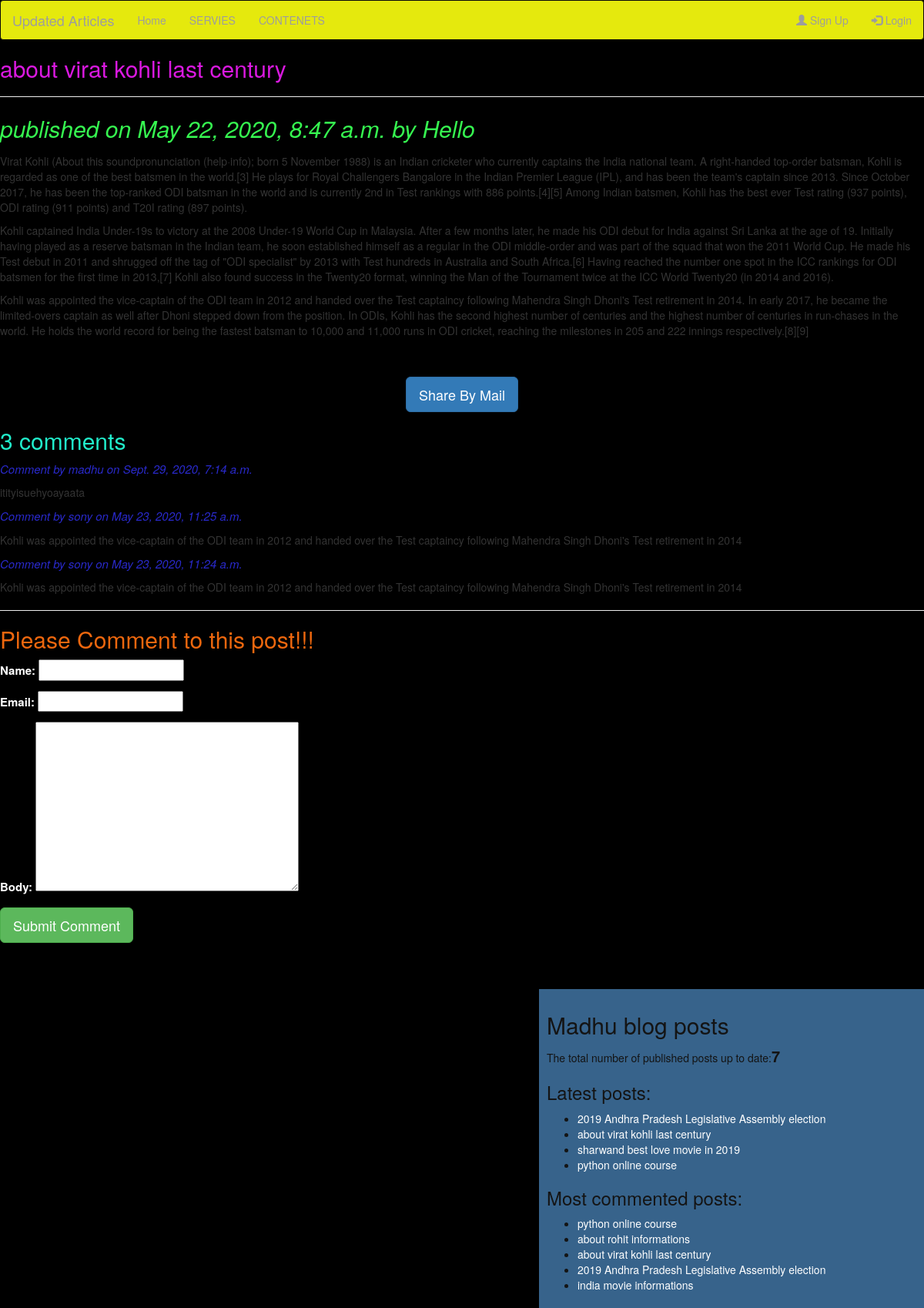
Page /2020/05/22/about-virat-kohli-last-century/ on the committed database.
### blog/models.py (models this page shows, shortened)
class Post(models.Model):
    STATUS_CHOICES=(('draft','Draft'),('published','Published'))
    title=models.CharField(max_length=256)
    slug=models.SlugField(max_length=264,unique_for_date='publish')
    author=models.ForeignKey(User, related_name='blog_posts', on_delete=models.CASCADE)
    body=models.TextField()
    publish=models.DateTimeField(default=timezone.now)
    created=models.DateTimeField(auto_now_add=True)
    updated=models.DateTimeField(auto_now=True)
    status=models.CharField(max_length=10,choices=STATUS_CHOICES,default='draft')
    objects=CustomManager()
    tags=TaggableManager()
    class Meta:
        ordering=('-publish',)
    def get_absolute_url(self):
            return reverse('post_detail', args = [self.publish.year , self.publish.strftime('%m'), self.publish.strftime('%d'),self.slug])

class Comments(models.Model):
    post=models.ForeignKey(Post,related_name='comments',on_delete=models.CASCADE)
    name=models.CharField(max_length=32)
    email=models.EmailField()
    body=models.TextField()
    created=models.DateTimeField(auto_now_add=True)
    updated=models.DateTimeField(auto_now=True)
    active=models.BooleanField(default=True)
    class Meta:
        ordering=('-created',)

### blog/views.py (the view)
# urls.py: re_path(r'(?P<year>[0-9]{4})/(?P<month>[0-9]{2})/(?P<day>[0-9]{2})/(?P<post>[\w-]+)/$', views.post_detail,name='post_detail'),
def post_detail(request,year,month,day,post):
    post=get_object_or_404(Post,slug=post,
                                status='published',
                                publish__year=year,
                                publish__month=month,
                                publish__day=day)
    comments=post.comments.filter(active=True)
    csubmit=False
    if request.method == 'POST':
        form=CommentForm(request.POST)
        if form.is_valid():
            new_comment=form.save(commit=False)
            new_comment.post=post
            new_comment.save()
            csubmit=True
    else:
        form=CommentForm()
    return render(request,'test/post_detail.html',{'post':post,'form':form,'csubmit':csubmit,'comments':comments})

### blog/forms.py
class CommentForm(forms.ModelForm):
    class Meta:
        model=Comments
        fields=('name','email','body')

### blog/models.py (called while the page is built)
    def get_queryset(self):
        return super().get_queryset().filter(status="published")

### blog/templatetags/blog_tags.py (called while the page is built)
@register.simple_tag(name='my_tag')
def total_count():
    return Post.objects.count()

@register.inclusion_tag('test/latest_posts123.html')
def show_latest_posts(count=3):
    latest_posts=Post.objects.order_by('-publish')[:count]
    return {'latest_posts':latest_posts}

@register.simple_tag()
def get_most_comment_posts(count=5):
     return Post.objects.annotate(total_comments=Count('comments')).order_by('-total_comments')[:count]

### templates/test/post_detail.html (shortened to what this page needs)
{%extends 'test/base.html' %}
    {%block contain%}
    <h2 id="title">{{post.title}}</h2><hr>
    <p id="date">published on {{post.publish}} by {{post.author|title}}</p>
    {{post.body|linebreaks}}<br><br>
    <div class="container" align="center">
      <a href="/{{post.id}}/share" class="btn btn-primary btn-lg">Share By Mail</a>
    </div>
        {% with comments.count as comments_count%}
            <h2 id="comment">{{comments_count}} comment{{comments_count|pluralize}}</h2>
        {%endwith%}
            {%if comments%}
              {%for comment in comments%}
                <p id="jkn">Comment {{forloop.count}} by {{comment.name}} on {{comment.created}}</p>
                <p id="nimbda">{{comment.body|linebreaks}}</p>
                {%endfor%}
                <hr>
                {%else%}
                <p>there is no comments yet!!!!</p>
              {%endif%}
              {%if csubmit%}
                <h1 id="added">Comment added Successfully</h1>
                {%else%}
                  <h2 id="please">Please Comment to this post!!!</h2>
                    <form id="only" method="post">
                      {{form.as_p}}
                      <input type="submit" class="btn btn-success btn-lg" value="Submit Comment">
                    </form>
                    <br><br><br>
                {%endif%}
                {%endblock%}

### templates/test/base.html (shortened to what this page needs)
<!DOCTYPE html>
{% load blog_tags%}
{%load static%}
<html lang="en" dir="ltr">
  <head>
    <link rel="stylesheet" href="https://stackpath.bootstrapcdn.com/bootstrap/3.4.1/css/bootstrap.min.css">
  </head>
  <link rel="stylesheet" href="{% static "css/blog.css"%}">
  <body>
    <nav class="navbar navbar-inverse">
  <div class="container-fluid">
    <div class="navbar-header">
      <a class="navbar-brand" href="#">Updated Articles</a>
    </div>
    <ul class="nav navbar-nav" style="color: rgb(162, 0, 255);">
      <li><a href="#">Home</a></li>
      <li><a href="#">SERVIES</a></li>
      <li><a href="#">CONTENETS</a></li>
    </ul>
    <ul class="nav navbar-nav navbar-right">
      <li><a href="#"><span class="glyphicon glyphicon-user"></span> Sign Up</a></li>
      <li><a href="#"><span class="glyphicon glyphicon-log-in"></span> Login</a></li>
    </ul>
  </div>
</nav>
    <div class="content">
      {%block contain%}
      {%endblock%}
    </div>
    <div class="sidebar">
      <h2>Madhu blog posts</h2>
      <p>The total number of published posts up to date:<span id="pnayy">{% my_tag %}</span></p>
      <h3>Latest posts:</h3>{%show_latest_posts 4%}
      <h3>Most commented posts:</h3>
      {%get_most_comment_posts as most_comment_posts%}
      <ul>
        {%for post in most_comment_posts%}
        <li><a href="{{post.get_absolute_url}}">{{post.title}}</a></li>
        {%endfor%}
      </ul>
    </div>
  </body>
</html>

### templates/test/latest_posts123.html
<ul>
  {%for post in latest_posts%}
  <li><a href="{{post.get_absolute_url}}">{{post.title}}</a></li>
  {%endfor%}
</ul>

### static/css/blog.css (style rules this page uses)
body { background: #000; }
.navbar { background: rgb(229, 233, 13); }
.sidebar { width: 500px; padding: 10px; float: right; background: rgb(55, 99, 139); color:rgb(20, 20, 20); }
#date { color:#36f750; font-size: 30px; font-style: italic; }
#jkn { color: rgb(41, 41, 202); font-size: 15px; font-style: italic; }
a { color:white; }
#title { color:#da19e0; }
#comment { color: #21edcb; }
#please { color: #ed670e; }
#only { color: white; font-size: 15px; }
#nimbda { color: #07f523; font-size: 15px; }
#pnayy { font-size: 20px; font-weight: bold; }

### rows in the picture
Post: title "about virat kohli last century", publish "May 22, 2020, 8:47 a.m.", author "Hello", body "Virat Kohli (About this soundpronunciation (help·info); born 5 November 1988) is an Indian cricketer who currently captains the India national team. A right-handed top-order batsman, Kohli is regarded as one of the best batsmen in the world.[3] He plays for Royal Challengers Bangalore in the Indian Premier League (IPL), and has been the team's captain since 2013. Since October 2017, he has been the top-ranked ODI batsman in the world and is currently 2nd in Test rankings with 886 points.[4][5] Among Indian batsmen, Kohli has the best ever Test rating (937 points), ODI rating (911 points) and T20I rating (897 points). Kohli captained India Under-19s to victory at the 2008 Under-19 World Cup…"
Comments: name "madhu", created "Sept. 29, 2020, 7:14 a.m.", body "itityisuehyoayaata"
Comments: name "sony", created "May 23, 2020, 11:25 a.m.", body "Kohli was appointed the vice-captain of the ODI team in 2012 and handed over the Test captaincy following Mahendra Singh Dhoni's Test retirement in 2014"
Comments: name "sony", created "May 23, 2020, 11:24 a.m.", body "Kohli was appointed the vice-captain of the ODI team in 2012 and handed over the Test captaincy following Mahendra Singh Dhoni's Test retirement in 2014"
Post: title "2019 Andhra Pradesh Legislative Assembly election"
Post: title "sharwand best love movie in 2019"
Post: title "python online course"
Post: title "about rohit informations"
Post: title "india movie informations"

### other values in the picture
{{ comments_count }} "3"
